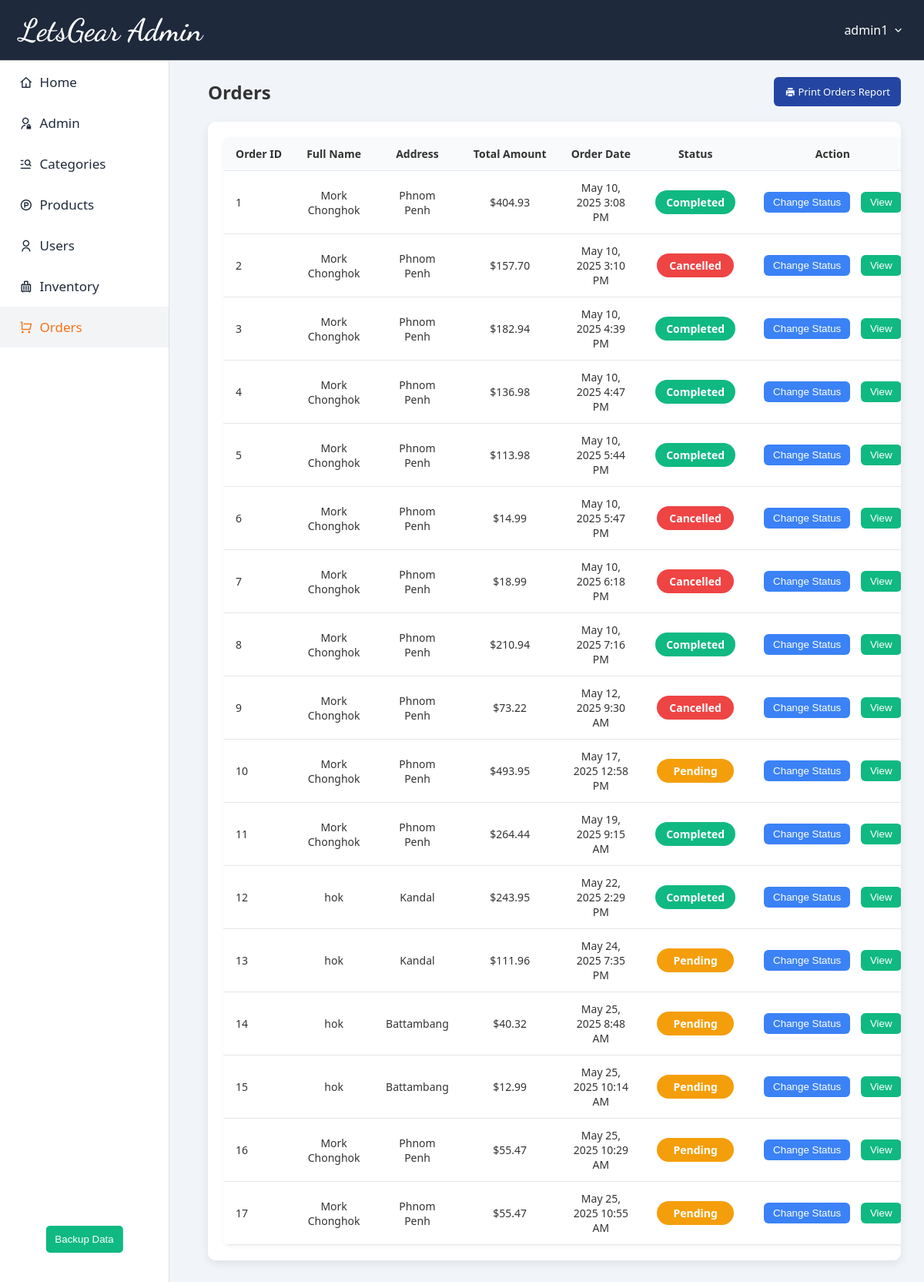
The page /admin-panel/order/index.php (signed in) on the database its author committed.
### tables this page shows
CREATE TABLE `orders` (
  `orderID` int(11) NOT NULL,
  `userID` int(11) DEFAULT NULL,
  `email` varchar(255) NOT NULL,
  `fullName` varchar(255) NOT NULL,
  `address` text NOT NULL,
  `phoneNumber` varchar(50) NOT NULL,
  `shippingFee` decimal(10,2) NOT NULL,
  `totalAmount` decimal(10,2) NOT NULL,
  `paymentMethod` varchar(100) NOT NULL,
  `status` varchar(100) NOT NULL,
  `orderDate` datetime NOT NULL
);

### admin-panel/admin-includes/admin-functions.php (called while the page is built, shortened)
<?php
    function getOrders($conn) {
        $sql = "SELECT * FROM orders";
        $stmt = $conn->prepare($sql);
        $stmt->execute();
        return $stmt->fetchAll(PDO::FETCH_ASSOC);
    }
    function getAdminByID($conn, $adminID) {
        $sql = "SELECT * FROM admin
                WHERE adminID = ?";
        $stmt = $conn->prepare($sql);
        $stmt->execute([$adminID]);
        return $stmt->fetch(PDO::FETCH_ASSOC);
    }
?>

### admin-panel/order/index.php (the view, shortened to what this page needs)
<?php
require_once '../admin-includes/config.php';
require_once '../admin-includes/admin-functions.php';
$orders = getOrders($conn);
?>
<!DOCTYPE html>
<html lang="en">
<head>
    <link href="https://cdn.jsdelivr.net/npm/remixicon@4.0.0/fonts/remixicon.css" rel="stylesheet" />
    <link rel="stylesheet" href="../admin-assets/css/style.css">
    <link rel="stylesheet" href="../admin-assets/css/order.css">
</head>
<body>
    <?php require_once '../admin-includes/header.php' ?>
    <?php require_once '../admin-includes/sidebar.php' ?>
    <main>
        <div class="product-table-header">
            <h2>Orders</h2>
            <a href="orders-report.php" target="_blank" class="btn-print"><i class="ri-printer-fill"></i> Print Orders Report</a>
        </div>
        <div class="product-table-wrapper">
            <table class="product-table">
                <thead>
                    <tr>
                        <th>Order ID</th>
                        <th>Full Name</th>
                        <th>Address</th>
                        <th>Total Amount</th>
                        <th style="text-align: center;">Order Date</th>
                        <th style="text-align: center;">Status</th>
                        <th style="text-align: center;">Action</th>
                    </tr>
                </thead>
                <tbody>
                    <?php foreach ($orders as $order): ?>
                    <tr>
                        <td><?= $order['orderID'] ?></td>
                        <td class="name-word-wrap"><?= $order['fullName'] ?></td>
                        <td class="address-word-wrap"><?= $order['address'] ?></td>
                        <td style="text-align: center;">$<?= number_format($order['totalAmount'], 2) ?></td>
                        <td class="date-word-wrap" style="text-align: center;"><?= date("F j, Y \ g:i A", strtotime($order['orderDate'])) ?></td>
                        <td>
                            <?php if ($order['status'] === 'Pending'): ?>
                            <span class="status pending"><?= $order['status'] ?></span>
                            <?php elseif ($order['status'] === 'Cancelled'): ?>
                            <span class="status cancelled"><?= $order['status'] ?></span>
                            <?php else: ?>
                            <span class="status completed"><?= $order['status'] ?></span>
                            <?php endif; ?>
                        </td>
                        <td style="text-align: center;">
                            <button class="button-update" onclick="window.location.href='update-orderstatus.php?id=<?= $order['orderID'] ?>'">Change Status</button>
                            <button class="button-view" onclick="window.location.href='view-orderdetail.php?id=<?= $order['orderID'] ?>'">View</button>
                        </td>
                    </tr>
                    <?php endforeach ?>
                </tbody>
            </table>
        </div>
    </main>
</body>
</html>

### admin-panel/admin-includes/header.php (shortened to what this page needs)
<?php
$adminName = getAdminByID($conn, $_SESSION['admin_id']);
?>
<header>
    <div class="logo">
        <span class="company-name">LetsGear Admin</span>
    </div>
    <div class="user-dropdown" id="userDropdown">
        <div class="user-info" id="userInfo">
            <span class="username"><?= htmlspecialchars($adminName['username']); ?></span>
            <i class="ri-arrow-down-s-line"></i>
        </div>
    </div>
</header>

### admin-panel/admin-assets/css/style.css (style rules this page uses)
* { margin: 0; padding: 0; box-sizing: border-box; }
body { font-family: 'Segoe UI', Tahoma, Geneva, Verdana, sans-serif; background-color: #f1f4f9; color: #333; }
header { background-color: #1e293b; padding: 15px 25px; display: flex; justify-content: space-between; align-items: center; border-bottom: 1px solid #ccc; position: fixed; top: 0; left: 0; right: 0; z-index: 1000; }
.logo { display: flex; align-items: center; color: #ffffff; font-size: 20px; font-weight: bold; }
.company-name { font-size: 22px; color: #ffffff; font-weight: 600; font-family: "Dancing Script", cursive; font-optical-sizing: auto; font-size: 40px; color: #ffffff; }
.user-dropdown { position: relative; display: inline-block; color: white; }
.user-info { cursor: pointer; display: flex; align-items: center; gap: 5px; color: #ffffff; }
main { margin-left: 240px; margin-top: 70px; padding: 30px; }
table { width: 100%; border-collapse: collapse; background-color: #ffffff; box-shadow: 0 2px 5px rgba(0,0,0,0.05); border-radius: 8px; overflow: hidden; }
th, td { padding: 15px; border-bottom: 1px solid #eee; text-align: left; }
th { background-color: #f9fafb; font-weight: bold; }

### admin-panel/admin-assets/css/order.css (style rules this page uses)
main { margin-left: 240px; margin-top: 70px; padding: 30px; }
.product-table-header { display: flex; justify-content: space-between; align-items: center; margin-bottom: 20px; }
.product-table-wrapper { background-color: #ffffff; border-radius: 10px; padding: 20px; box-shadow: 0 4px 12px rgba(0, 0, 0, 0.08); overflow-x: auto; }
.product-table { width: 100%; border-collapse: collapse; font-size: 14px; }
.product-table thead { background-color: #f9fafb; }
.product-table th, .product-table td { padding: 12px 16px; border-bottom: 1px solid #e5e7eb; text-align: left; white-space: nowrap; }
.btn-print { background-color: #2446a2; color: white; border: none; padding: 10px 14px; border-radius: 6px; font-size: 13px; font-weight: 500; cursor: pointer; transition: background-color 0.3s ease; font-weight: normal; text-decoration: none; }
.button-update { background-color: #3b82f6; color: white; border: none; padding: 6px 12px; border-radius: 6px; cursor: pointer; font-weight: 500; transition: background-color 0.3s ease; }
.button-view { background-color: #10b981; color: white; border: none; padding: 6px 12px; border-radius: 6px; cursor: pointer; font-weight: 500; transition: background-color 0.3s ease; }
td button { margin: 0 5px; }
.status { display: inline-block; padding: 6px 14px; font-size: 14px; font-weight: 600; border-radius: 20px; text-transform: capitalize; background-color: #f3f4f6; color: #4b5563; min-width: 100px; text-align: center; }
.status.completed { background-color: #10b981; color: #ffffff; }
.status.pending { background-color: #f59e0b; color: #ffffff; }
.status.cancelled { background-color: #ef4444; color: #ffffff; }
.name-word-wrap { white-space: normal !important; overflow-wrap: break-word; max-width: 140px; }
.date-word-wrap { white-space: normal !important; overflow-wrap: break-word; max-width: 125px; }
.address-word-wrap { white-space: normal !important; overflow-wrap: break-word; max-width: 120px; }
.product-table th, .product-table td { text-align: center; }
.product-table th:first-child, .product-table td:first-child { text-align: left; }

### rows shown on the page
orders: orderID "1", fullName "Mork Chonghok", address "Phnom Penh", totalAmount "404.93", orderDate "May 10, 2025 3:08 PM", status "Completed"
orders: orderID "2", fullName "Mork Chonghok", address "Phnom Penh", totalAmount "157.70", orderDate "May 10, 2025 3:10 PM", status "Cancelled"
orders: orderID "3", fullName "Mork Chonghok", address "Phnom Penh", totalAmount "182.94", orderDate "May 10, 2025 4:39 PM", status "Completed"
orders: orderID "4", fullName "Mork Chonghok", address "Phnom Penh", totalAmount "136.98", orderDate "May 10, 2025 4:47 PM", status "Completed"
orders: orderID "5", fullName "Mork Chonghok", address "Phnom Penh", totalAmount "113.98", orderDate "May 10, 2025 5:44 PM", status "Completed"
orders: orderID "6", fullName "Mork Chonghok", address "Phnom Penh", totalAmount "14.99", orderDate "May 10, 2025 5:47 PM", status "Cancelled"
orders: orderID "7", fullName "Mork Chonghok", address "Phnom Penh", totalAmount "18.99", orderDate "May 10, 2025 6:18 PM", status "Cancelled"
orders: orderID "8", fullName "Mork Chonghok", address "Phnom Penh", totalAmount "210.94", orderDate "May 10, 2025 7:16 PM", status "Completed"
orders: orderID "9", fullName "Mork Chonghok", address "Phnom Penh", totalAmount "73.22", orderDate "May 12, 2025 9:30 AM", status "Cancelled"
orders: orderID "10", fullName "Mork Chonghok", address "Phnom Penh", totalAmount "493.95", orderDate "May 17, 2025 12:58 PM", status "Pending"
orders: orderID "11", fullName "Mork Chonghok", address "Phnom Penh", totalAmount "264.44", orderDate "May 19, 2025 9:15 AM", status "Completed"
orders: orderID "12", fullName "hok", address "Kandal", totalAmount "243.95", orderDate "May 22, 2025 2:29 PM", status "Completed"
orders: orderID "13", fullName "hok", address "Kandal", totalAmount "111.96", orderDate "May 24, 2025 7:35 PM", status "Pending"
orders: orderID "14", fullName "hok", address "Battambang", totalAmount "40.32", orderDate "May 25, 2025 8:48 AM", status "Pending"
orders: orderID "15", fullName "hok", address "Battambang", totalAmount "12.99", orderDate "May 25, 2025 10:14 AM", status "Pending"
orders: orderID "16", fullName "Mork Chonghok", address "Phnom Penh", totalAmount "55.47", orderDate "May 25, 2025 10:29 AM", status "Pending"
orders: orderID "17", fullName "Mork Chonghok", address "Phnom Penh", totalAmount "55.47", orderDate "May 25, 2025 10:55 AM", status "Pending"

### other values the page prints
$adminName['username'] "admin1"
